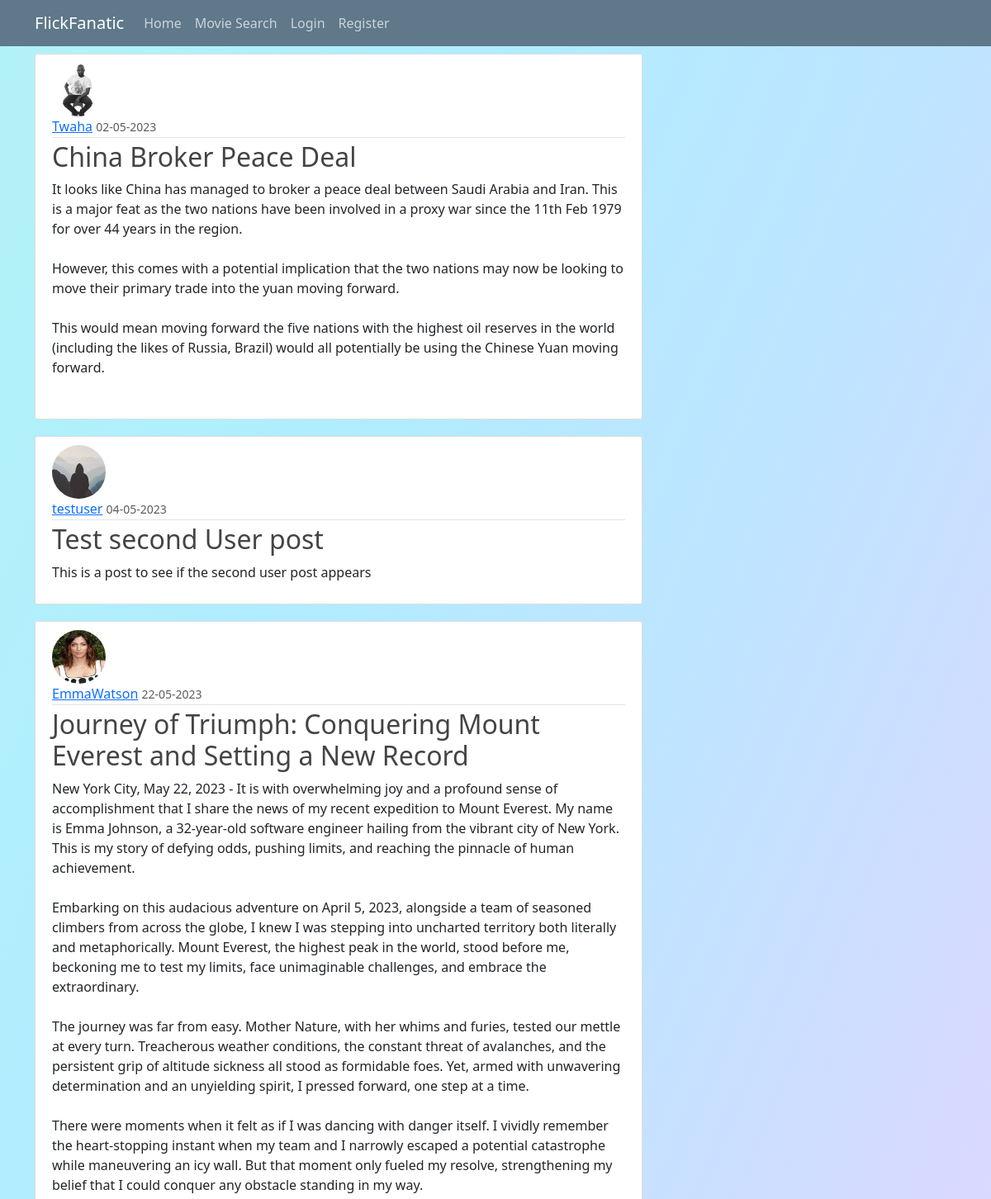
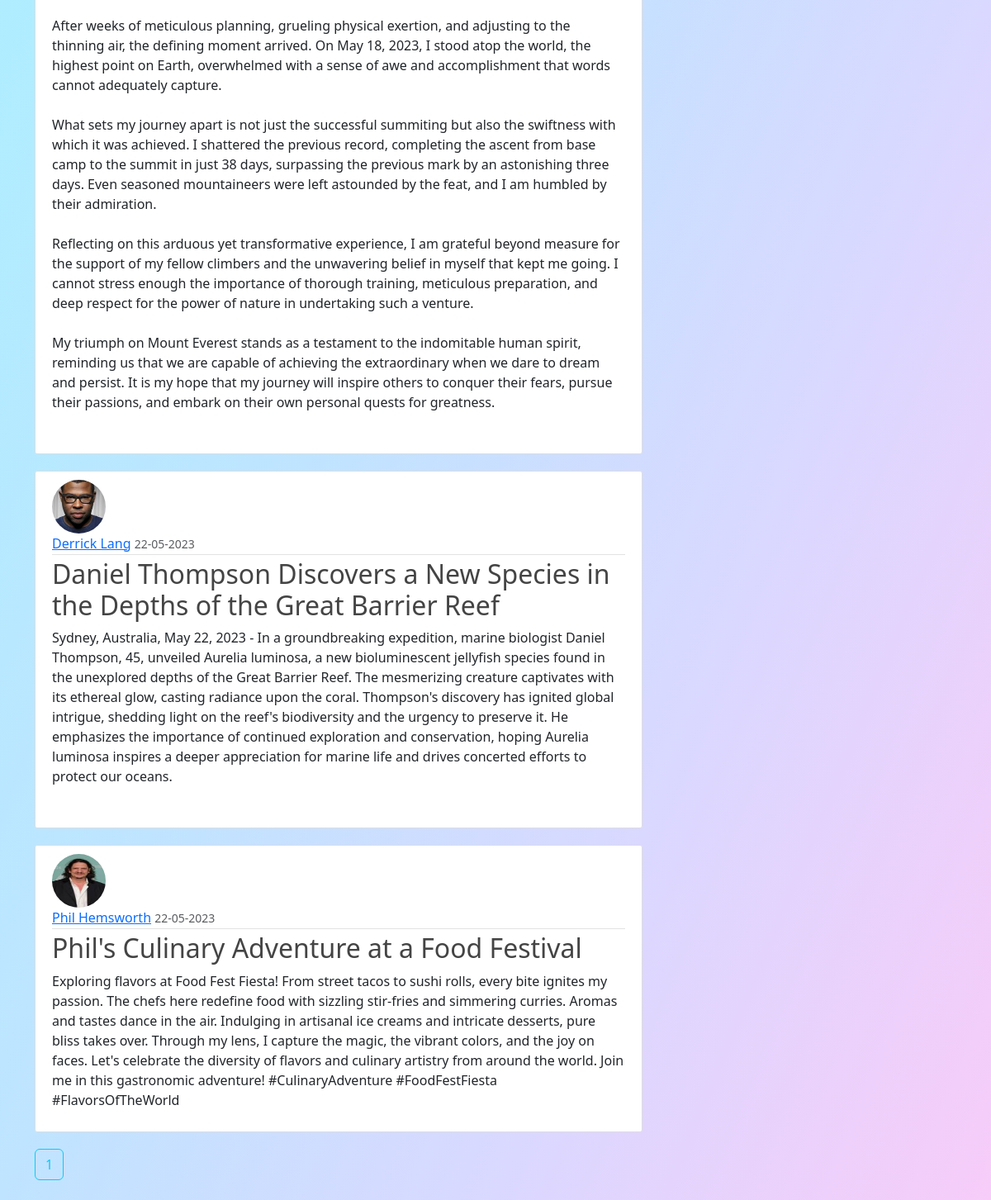
The page /home on the database its author committed (2 pictures, top to bottom).
### flickfanatic/models.py (models this page shows, shortened)
class Post(db.Model):
    id = db.Column(db.Integer, primary_key=True)
    title = db.Column(db.String(100), nullable=False)
    date_posted = db.Column(db.DateTime, nullable=False, default=datetime.utcnow)
    content = db.Column(db.Text, nullable=False)
    user_id = db.Column(db.Integer, db.ForeignKey('user.id'), nullable=False)

class User(db.Model, UserMixin):
    id = db.Column(db.Integer, primary_key=True)
    username = db.Column(db.String(20), unique=True, nullable=False)
    email = db.Column(db.String(120), unique=True, nullable=False)
    image_file = db.Column(db.String(20), nullable=False, default='default.jpg')
    password = db.Column(db.String(60), nullable=False)
    posts = db.relationship('Post', backref='author', lazy=True)

### flickfanatic/routes.py (the view)
@app.route("/")
@app.route("/home")
def home():
    page = request.args.get('page', 1, type=int)
    posts = Post.query.paginate(page=page, per_page=5)
    return render_template('home.html', posts=posts)

### flickfanatic/templates/home.html (shortened to what this page needs)
{% extends "base.html" %}
{% block content %}
    {% for post in posts.items %}
        <article class="media content-section">
            <img class="rounded-circle article-img" src="{{ url_for('static', filename='profile_pics/' + post.author.image_file) }}">
            <div class="media-body">
                <div class="article-metadata">
                    <a class="mr-2" href="#">{{ post.author.username }}</a>
                    <small class="text-muted">{{ post.date_posted.strftime('%d-%m-%Y') }}</small>
                </div>
                <h2><a class="article-title" href="{{ url_for('post', post_id=post.id) }}">{{ post.title }}</a></h2>
                <p class="article-content">{{ post.content }}</p>
            </div>
        </article>
    {% endfor %}
    {% for page_num in posts.iter_pages(left_edge=1, right_edge=1, left_current=1, right_current=2) %}
        {% if page_num %}
            {% if posts.page == page_num %}
                <a class="btn btn-outline-info mb-4" href="{{ url_for('home', page=page_num) }}">{{ page_num }}</a>
            {% else %}
                <a class="btn btn-outline-secondary mb-4" href="{{ url_for('home', page=page_num) }}">{{ page_num }}</a>
            {% endif %}
        {% else %}
            ...
        {% endif %}
    {% endfor %}
{% endblock %}

### flickfanatic/static/styles/style.css (style rules this page uses)
html { height: 100%; }
body { background-image: linear-gradient(to left top, #f7ccf9, #dad8ff, #bfe4ff, #afedff, #b2f3f6); margin-top: 5rem; padding-top: 65px; height: 100%; margin: 0; background-repeat: no-repeat; background-attachment: fixed; }
h1,h2,h3,h4,h5,h6 { color: #444444; }
.content-section { background: #ffffff; padding: 10px 20px; border: 1px solid #dddddd; border-radius: 3px; margin-bottom: 20px; }
.article-title { color: #444444; text-decoration: none; }
.article-content { white-space: pre-line; }
.article-img { height: 65px; width: 65px; margin-right: 16px; }
.article-metadata { padding-bottom: 1px; margin-bottom: 4px; border-bottom: 1px solid #e3e3e3; }

### rows shown on the page
Post: image_file (picture), author.username "Twaha", date_posted "02-05-2023", title "China Broker Peace Deal", content "It looks like China has managed to broker a peace deal between Saudi Arabia and Iran. This is a major feat as the two nations have been involved in a proxy war since the 11th Feb 1979 for over 44 years in the region. However, this comes with a potential implication that the two nations may now be looking to move their primary trade into the yuan moving forward. This would mean moving forward the five nations with the highest oil reserves in the world (including the likes of Russia, Brazil) would all potentially be using the Chinese Yuan moving forward."
Post: image_file (placeholder picture), author.username "testuser", date_posted "04-05-2023", title "Test second User post", content "This is a post to see if the second user post appears"
Post: image_file (picture), author.username "EmmaWatson", date_posted "22-05-2023", title "Journey of Triumph: Conquering Mount Everest and Setting a New Record", content "New York City, May 22, 2023 - It is with overwhelming joy and a profound sense of accomplishment that I share the news of my recent expedition to Mount Everest. My name is Emma Johnson, a 32-year-old software engineer hailing from the vibrant city of New York. This is my story of defying odds, pushing limits, and reaching the pinnacle of human achievement. Embarking on this audacious adventure on April 5, 2023, alongside a team of seasoned climbers from across the globe, I knew I was stepping into uncharted territory both literally and metaphorically. Mount Everest, the highest peak in the world, stood before me, beckoning me to test my limits, face unimaginable challenges, and embrace the…"
Post: image_file (picture), author.username "Derrick Lang", date_posted "22-05-2023", title "Daniel Thompson Discovers a New Species in the Depths of the Great Barrier Reef", content "Sydney, Australia, May 22, 2023 - In a groundbreaking expedition, marine biologist Daniel Thompson, 45, unveiled Aurelia luminosa, a new bioluminescent jellyfish species found in the unexplored depths of the Great Barrier Reef. The mesmerizing creature captivates with its ethereal glow, casting radiance upon the coral. Thompson's discovery has ignited global intrigue, shedding light on the reef's biodiversity and the urgency to preserve it. He emphasizes the importance of continued exploration and conservation, hoping Aurelia luminosa inspires a deeper appreciation for marine life and drives concerted efforts to protect our oceans."
Post: image_file (picture), author.username "Phil Hemsworth", date_posted "22-05-2023", title "Phil's Culinary Adventure at a Food Festival", content "Exploring flavors at Food Fest Fiesta! From street tacos to sushi rolls, every bite ignites my passion. The chefs here redefine food with sizzling stir-fries and simmering curries. Aromas and tastes dance in the air. Indulging in artisanal ice creams and intricate desserts, pure bliss takes over. Through my lens, I capture the magic, the vibrant colors, and the joy on faces. Let's celebrate the diversity of flavors and culinary artistry from around the world. Join me in this gastronomic adventure! #CulinaryAdventure #FoodFestFiesta #FlavorsOfTheWorld"

### other values the page prints
{{ page_num }} "1"
